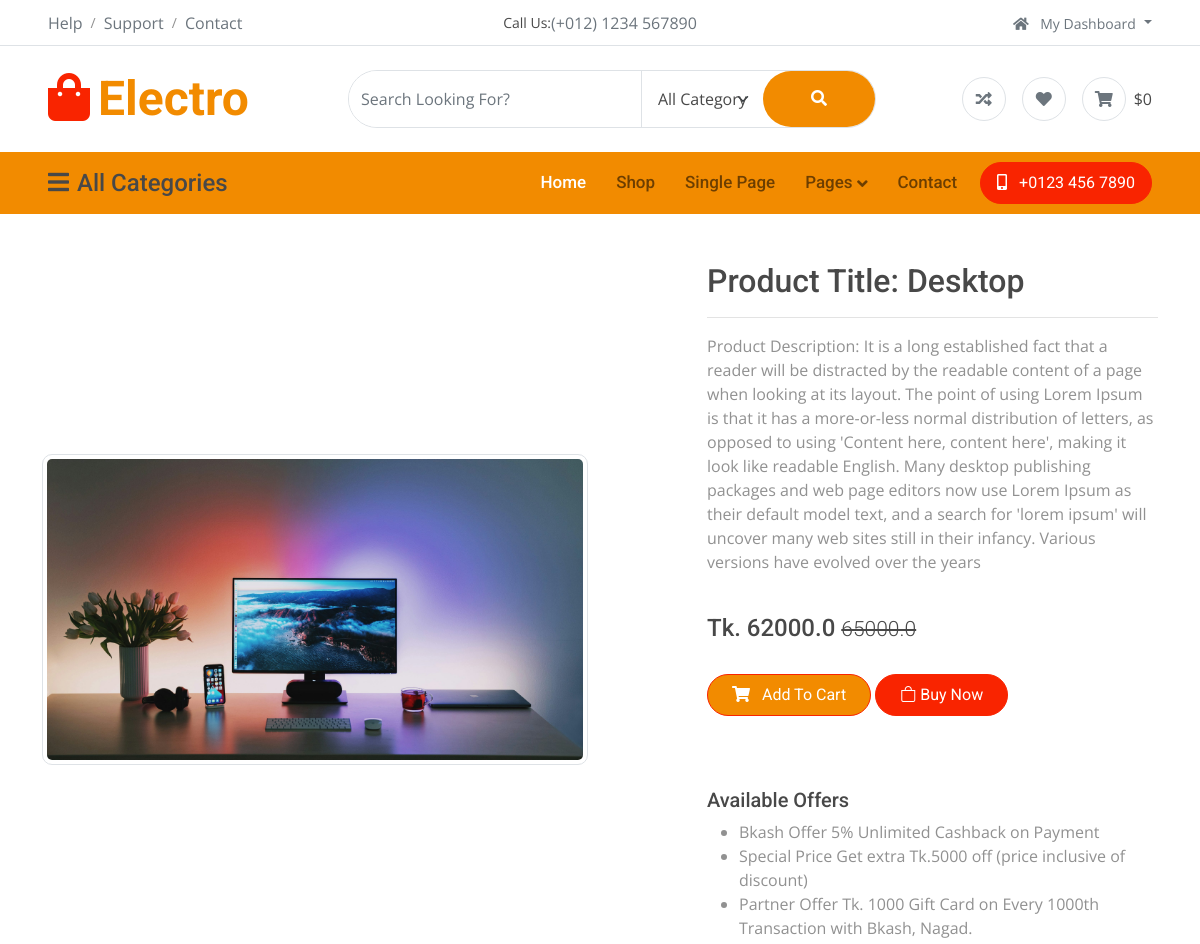
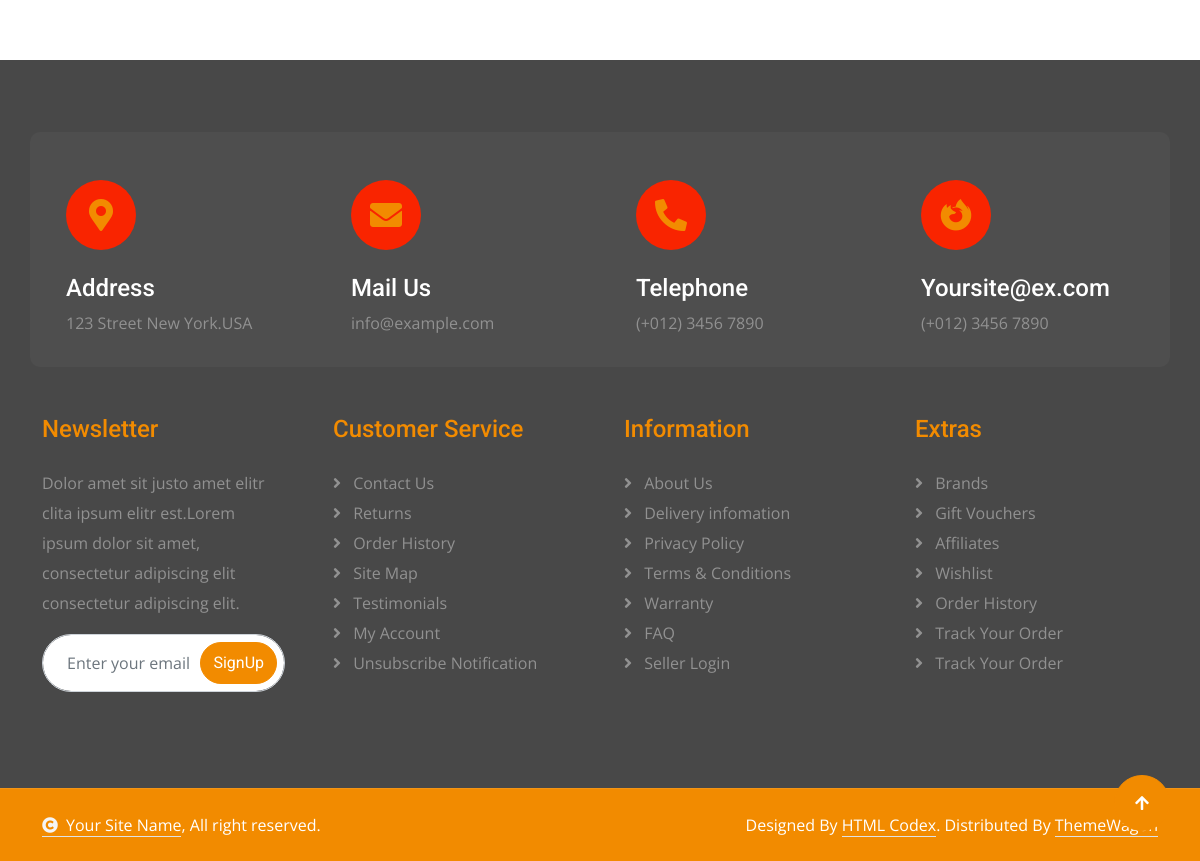
The app's page /product/2 with its own data (2 pictures, top to bottom).
### Shop/models.py (models this page shows, shortened)
class Product(models.Model):
    product_name = models.CharField(max_length=100)
    selling_price = models.FloatField()
    discounted_price = models.FloatField()
    description = models.TextField()
    brand = models.CharField(max_length=100)
    category = models.CharField(choices=CATEGORY_CHOICES,max_length=5)
    product_image = models.ImageField(upload_to='productimg')
    product_status = models.TextField()

### Shop/views.py (the view)
# urls.py: path('product/<int:pk>', views.ProductDetailsView.as_view(), name= 'show_product_details'),
class ProductDetailsView(View):
    def get(self, request, pk):
        productDetails = Product.objects.get(pk=pk)
        item_already_in_cart = False # this portion is added for prevent duplicate value in cart
        if request.user.is_authenticated:
            item_already_in_cart = Cart.objects.filter(Q(product = productDetails.id) & Q(user = request.user))
        totalItem = 0
        if request.user.is_authenticated:
            totalItem = len(Cart.objects.filter(user = request.user))
        return render(request, 'Shop/productdetails.html', {'productD': productDetails, "item_already_in_cart": item_already_in_cart, 'totalItem': totalItem})

### Shop/templates/Shop/productdetails.html (shortened to what this page needs)
{% extends 'Shop/base.html' %}
{% load static %}
{% block main-content %}
<div class="container my-5">
    <div class="row">
        <div class="col-sm-6 text-center align-self-center">
            <img src="{{productD.product_image.url}}" alt="" class="img-fluid img-thumbnail">
        </div>
        <div class="col-sm-5 offset-sm-1">
            <h2>Product Title: {{productD.product_name}}</h2>
            <hr>
            <p>Product Description: {{productD.description}}</p> <br>
            <h4>Tk. {{productD.discounted_price}} <small class="fw-light text-decoration-line-through">{{productD.selling_price}}</small></h4> <br>
            {% if item_already_in_cart %}
              <a href="{% url 'showinCart' %}" class="btn btn-warning  px-5 py-2 ms-4">Go to cart</a>
            {% else %}
            <form action="/addcart" class="d-inline">
                <button type="Submit" class="btn btn-primary border-secondary rounded-pill py-2 px-4 mb-4"><i class="fas fa-shopping-cart me-2"></i> Add To Cart</button>
            </form>
            {% endif %}
            <a href="" class="btn btn-secondary border-secondary rounded-pill py-2 px-4 mb-4"><i class="bi bi-bag"></i> Buy Now</a>
            <h5 class="mt-5">Available Offers</h5>
            <ul>
                <li>Bkash Offer 5% Unlimited Cashback on Payment</li>
                <li>Special Price Get extra Tk.5000 off (price inclusive of discount)</li>
                <li>Partner Offer Tk. 1000 Gift Card on Every 1000th Transaction with Bkash, Nagad.</li>
            </ul>
        </div>
    </div>
</div>
{% endblock main-content %}

### Shop/static/Shop/css/style.css (style rules this page uses)
.btn { font-weight: 600; transition: .5s; }
.btn.btn-primary { background: var(--bs-primary) !important; color: var(--bs-white) !important; font-family: 'Roboto', sans-serif; font-weight: 400; transition: 0.5s; }
.btn.btn-secondary { background: var(--bs-secondary) !important; color: var(--bs-white); font-family: 'Roboto', sans-serif; font-weight: 400; border: 1px solid var(--bs-secondary); transition: 0.5s; }

### records on screen
Product: product_image (picture), product_name "Desktop", description "It is a long established fact that a reader will be distracted by the readable content of a page when looking at its layout. The point of using Lorem Ipsum is that it has a more-or-less normal distribution of letters, as opposed to using 'Content here, content here', making it look like readable English. Many desktop publishing packages and web page editors now use Lorem Ipsum as their default model text, and a search for 'lorem ipsum' will uncover many web sites still in their infancy. Various versions have evolved over the years", discounted_price "62000.0", selling_price "65000.0"

### other values on screen
{{ totalItem }} "0"
